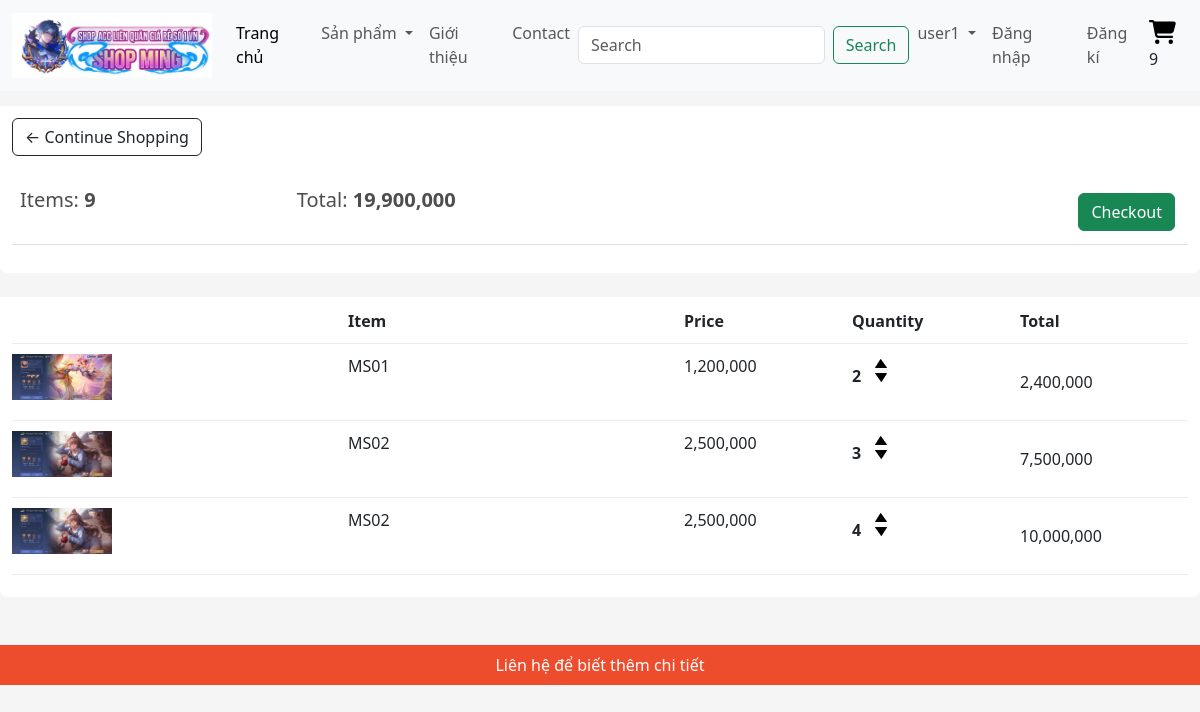
The page /cart/ (signed in) on the database as committed earlier.
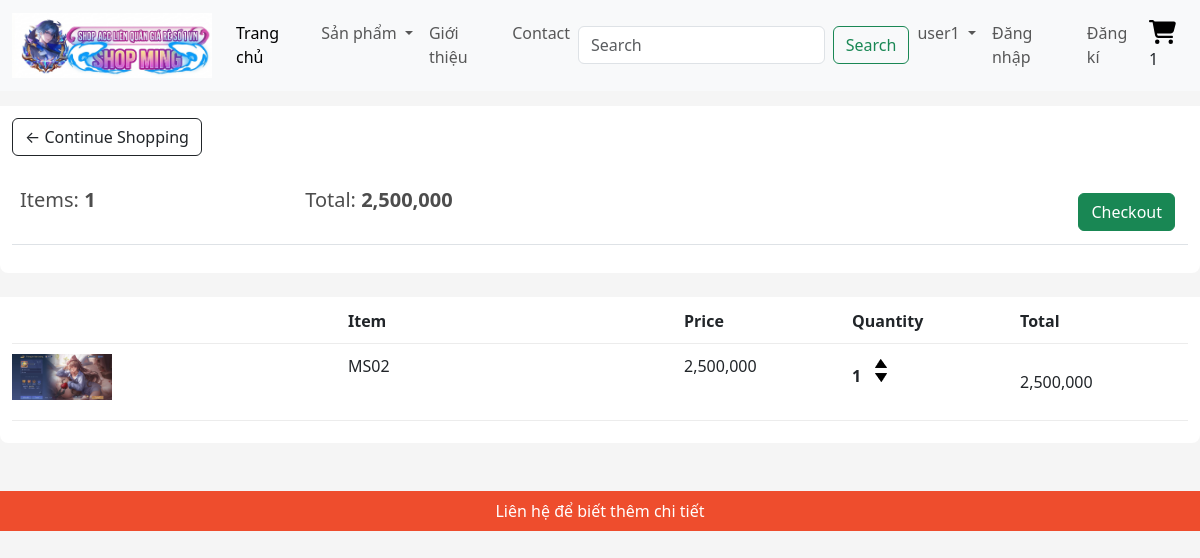
The same page on the database as committed later.
### app/models.py (models this page shows, shortened)
class Order(models.Model):
    customer = models.ForeignKey(Customer, on_delete=models.SET_NULL, null=True, blank=True)
    date_order = models.DateTimeField(auto_now_add=True)
    complete = models.BooleanField(default=False, null=True)
    transaction_id = models.CharField(max_length=200, null=True)
    @property
    def get_cart_total(self):
        orderitems = self.orderitem_set.all()
        total = sum([item.get_total for item in orderitems])
        return total
    @property
    def get_cart_items(self):
        orderitems = self.orderitem_set.all()
        total = sum([item.quantity for item in orderitems])
        return total

class OrderItem(models.Model):
    product = models.ForeignKey(Product, on_delete=models.SET_NULL, null=True, blank=True)
    order = models.ForeignKey(Order, on_delete=models.SET_NULL, null=True, blank=True)
    quantity = models.IntegerField(default=0, null=True, blank=True)
    date_added = models.DateTimeField(auto_now_add=True)
    @property
    def get_total(self):
        total = self.product.price * self.quantity
        return total

class Product(models.Model):
    name = models.CharField(max_length=200, null=True)
    price = models.FloatField()
    old_price = models.FloatField(null=True, blank=True)
    digital = models.BooleanField(default=False, null=True, blank=True)
    image = models.ImageField(null=True, blank=True, upload_to='products/')
    @property
    def ImageURL(self):
        try:
            url = self.image.url
        except :
            url = ''
        return url

### app/views.py (the view, shortened to what this page needs)
# urls.py: path('cart/', views.cart, name="cart"),
def cart(request):
    if request.user.is_authenticated:
        customer, created = Customer.objects.get_or_create(
            user=request.user,
            defaults={
                'name': request.user.username,
                'email': request.user.email,
            }
        )
        order, created = Order.objects.get_or_create(customer=customer, complete=False)
        items = order.orderitem_set.all()
        cartItems = order.get_cart_items
    context = {'items': items, 'order': order, 'cartItems': cartItems}
    return render(request, 'app/cart.html', context)

### app/templates/app/cart.html
{% extends 'app/base.html' %}
{% load static %}
{% block cart_content %}
{% load humanize %}
<div class="row">
	<div class="col-lg-12">
		<div class="box-element">
			<a  class="btn btn-outline-dark" href="{% url 'home' %}">&#x2190; Continue Shopping</a>
			<br>
			<br>
			<table class="table">
				<tr>
					<th><h5>Items: <strong>{{order.get_cart_items}}</strong></h5></th>
					<th><h5>Total:<strong> {{ order.get_cart_total|floatformat:0|intcomma }}</strong></h5></th>
					<th>
						<a  style="float:right; margin:5px;" class="btn btn-success" href="{% url 'checkout' %}">Checkout</a>
					</th>
				</tr>
			</table>
		</div>
		<br>
		<div class="box-element">
			<div class="cart-row">
				<div style="flex:2"></div>
				<div style="flex:2"><strong>Item</strong></div>
				<div style="flex:1"><strong>Price</strong></div>
				<div style="flex:1"><strong>Quantity</strong></div>
				<div style="flex:1"><strong>Total</strong></div>
			</div>
			{% for item in items %}
			<div class="cart-row">
				<div style="flex:2"><img class="row-image" src="{{item.product.ImageURL}}"></div>
				<div style="flex:2"><p>{{item.product.name}}</p></div>
				<div style="flex:1"><p>{{ item.product.price|floatformat:0|intcomma }}</p></div>
				<div style="flex:1">
					<p class="quantity">{{item.quantity}}</p>
					<div class="quantity">
						<img data-product ="{{item.product.id}}" data-action='add' class="chg-quantity update-cart" src="{% static  'app/images/arrow-up.png' %}">
						<img data-product ="{{item.product.id}}" data-action='remove' class="chg-quantity update-cart" src="{% static  'app/images/arrow-down.png' %}">
					</div>
				</div>
				<div style="flex:1"><p><p>{{ item.get_total|floatformat:0|intcomma }}</p></div>
			</div>
			{% endfor %}
		</div>
	</div>
</div>
{% endblock cart_content %}

Rows that differ between the two databases and show on the page:
removed OrderItem: product.ImageURL (picture), product.name "MS01", product.price "1,200,000", quantity "2", get_total "2,400,000"
removed OrderItem: product.ImageURL (picture), product.name "MS02", product.price "2,500,000", quantity "3", get_total "7,500,000"
removed OrderItem: product.ImageURL (picture), product.name "MS02", product.price "2,500,000", quantity "4", get_total "10,000,000"
computed for Order: get_cart_items "9" → "1"; get_cart_total "19,900,000" → "2,500,000"
added OrderItem: product.ImageURL (picture), product.name "MS02", product.price "2,500,000", quantity "1", get_total "2,500,000"
Other text that changed with them:
{{ cartItems }}: "9" → "1"
